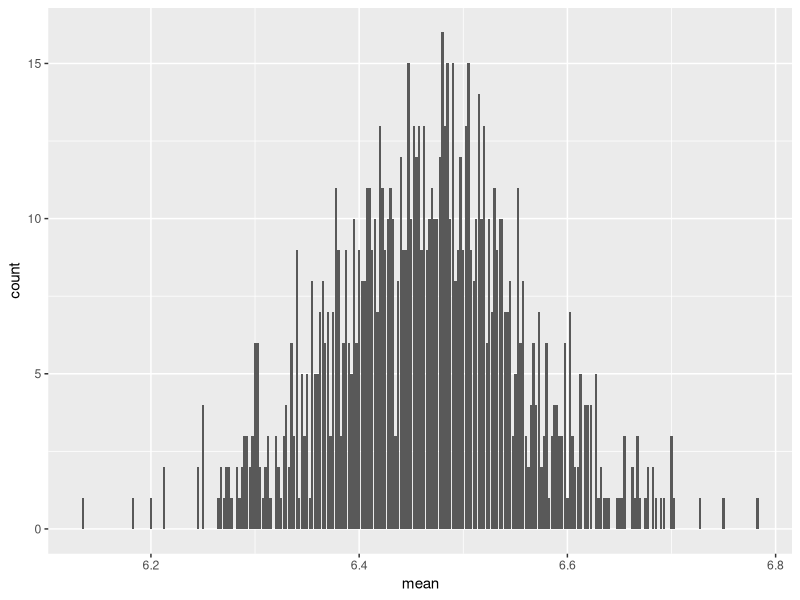
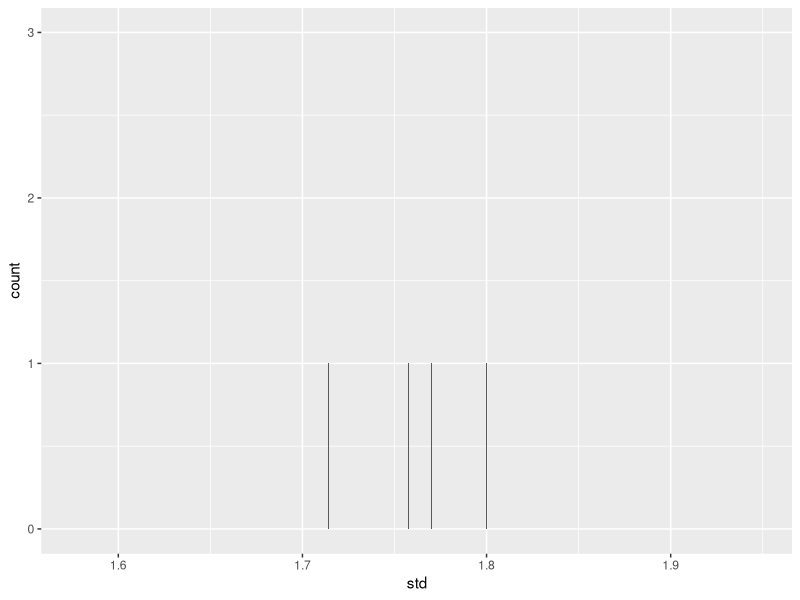

Here is the R script that generated these plots, in order:
library(tidyverse)
library(ggplot2)
library(lubridate)
library(boot)

demand = read_csv("demandDataUpdated.csv")

demand$Store = c(rep("Noel Leeming",20),rep("Warehouse",20))

demand = gather(demand, key = Date, value = Pallets, -Name, -Store)

demand$Date = parse_date_time(demand$Date,"dmy")

demand$Store = as.factor(demand$Store)

demand$Day = wday(demand$Date, label = TRUE)

demand = filter(demand, (Store == "Warehouse" & Day != "Sat" & Day != "Sun"))

mean_pallet <- function(data, indices){
  dt = data[indices,]
  c(
    mean(dt$Pallets),
    sd(dt$Pallets)
  )
}

bootstrap = boot(demand, mean_pallet, R=1000)

bootstrap = tibble(mean = bootstrap$t[,1], std = bootstrap$t[,2])

ggplot(bootstrap) + geom_bar(aes(x = mean))

ggplot(bootstrap) + geom_bar(aes(x=std))